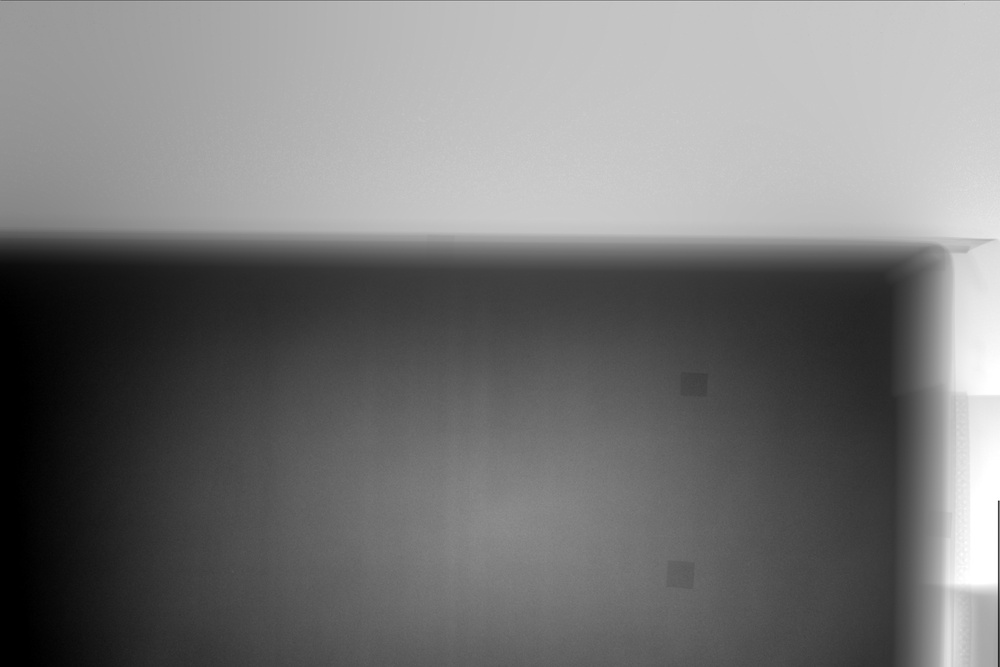
#> input picture image_from_Luminance_HDR.jpg, 1000 x 667 px, shrunk from 3072 x 2048 before the run
$ python -i spatial_frequency_analyzer.py   (imports and definitions only)
#> lines starting #> are read from the running program, lines starting #| are printed output that depends on the picture
# spatial_frequency_analyzer.py
# Core module for image spatial frequency analysis in frequency and spatial domains.

import cv2
import numpy as np
from pathlib import Path
from typing import Tuple, Dict, Any, Union


def load_image_luminance(
    img_path: Union[str, Path],
    log_domain: bool = False,
    eps: float = 1e-6
) -> Tuple[np.ndarray, np.ndarray, Dict[str, Any]]:
    """
    이미지(HDR 또는 LDR)를 읽어와 RGB 배열 및 Rec.709 기준 휘도(Luminance, Y)를 계산합니다.

    Args:
        img_path (Union[str, Path]): 이미지 파일 경로 (.hdr, .exr, .png, .jpg 등)
        log_domain (bool): True일 경우 Log-Luminance ln(Y + eps)를 반환합니다.
        eps (float): Log 계산 시 0으로 나누기 및 log(0) 방지를 위한 미소값.

    Returns:
        Tuple[np.ndarray, np.ndarray, Dict[str, Any]]:
            - img_rgb (np.ndarray): HxWx3 RGB 이미지 배열 (float32)
            - Y (np.ndarray): HxW 2D 휘도 또는 로그 휘도 배열 (float32)
            - meta (Dict[str, Any]): 이미지 메타정보 (파일명, 크기, 동적범위 등)
    """
    img_path = Path(img_path)
    if not img_path.exists():
        raise FileNotFoundError(f"이미지 파일을 찾을 수 없습니다: {img_path}")

    img = cv2.imread(str(img_path), cv2.IMREAD_ANYCOLOR | cv2.IMREAD_ANYDEPTH)
    if img is None:
        raise ValueError(f"이미지 읽기 실패: {img_path}")

    # 채널 처리 (그레이스케일인 경우 RGB 확장)
    if img.ndim == 2:
        img_rgb = np.stack([img, img, img], axis=-1).astype(np.float32)
    elif img.shape[2] == 4:
        img_rgb = cv2.cvtColor(img[:, :, :3], cv2.COLOR_BGR2RGB).astype(np.float32)
    else:
        img_rgb = cv2.cvtColor(img, cv2.COLOR_BGR2RGB).astype(np.float32)

    # Rec.709 표준 Luminance (Y = 0.2126 R + 0.7152 G + 0.0722 B)
    R, G, B = img_rgb[:, :, 0], img_rgb[:, :, 1], img_rgb[:, :, 2]
    Y_raw = 0.2126 * R + 0.7152 * G + 0.0722 * B

    min_val, max_val = float(np.min(Y_raw)), float(np.max(Y_raw))

    if log_domain:
        Y_processed = np.log(np.maximum(Y_raw, 0) + eps)
    else:
        Y_processed = Y_raw.copy()

    meta = {
        "filename": img_path.name,
        "path": str(img_path),
        "height": Y_raw.shape[0],
        "width": Y_raw.shape[1],
        "min_val": min_val,
        "max_val": max_val,
        "dynamic_range_db": float(20 * np.log10((max_val + eps) / (min_val + eps))) if max_val > min_val else 0.0,
        "log_domain": log_domain
    }

    return img_rgb, Y_processed.astype(np.float32), meta


def compute_fft_2d(luminance: np.ndarray) -> Dict[str, Any]:
    """
    2D Fast Fourier Transform(FFT)을 수행하고 진폭 및 위상 스펙트럼을 산출합니다.

    Args:
        luminance (np.ndarray): HxW 2D 휘도 이미지 배열

    Returns:
        Dict[str, Any]:
            - F_shift (np.ndarray): 0Hz 주파수가 중앙에 배치된 2D 복소 FFT 배열
            - magnitude_spectrum (np.ndarray): 시각화용 Log Magnitude 스펙트럼 log(1 + |F|)
            - magnitude_db (np.ndarray): dB 스케일 Magnitude 스펙트럼 20*log10(|F| + 1e-9)
            - phase_spectrum (np.ndarray): 위상 스펙트럼 (radians)
            - power_spectrum (np.ndarray): 2D Power Spectrum |F|^2
    """
    h, w = luminance.shape
    F = np.fft.fft2(luminance)
    F_shift = np.fft.fftshift(F)

    abs_F = np.abs(F_shift)
    magnitude_spectrum = np.log1p(abs_F)
    magnitude_db = 20 * np.log10(abs_F + 1e-9)
    phase_spectrum = np.angle(F_shift)
    power_spectrum = abs_F ** 2

    return {
        "F_shift": F_shift,
        "magnitude_spectrum": magnitude_spectrum,
        "magnitude_db": magnitude_db,
        "phase_spectrum": phase_spectrum,
        "power_spectrum": power_spectrum
    }


def compute_radial_psd(
    power_spectrum: np.ndarray,
    num_bins: int = 100
) -> Dict[str, Any]:
    """
    2D Power Spectrum을 동심원 반경(Radial) 방향으로 평균화하여 1D Radial Power Spectral Density (RPSD)를 계산하고,
    자연 이미지의 주파수 쇠퇴 특성 1/f^alpha (Power-law slope)를 피팅합니다.

    Args:
        power_spectrum (np.ndarray): HxW 2D Power Spectrum 배열 (|F_shift|^2)
        num_bins (int): 반경 분할 구간(Bin) 개수

    Returns:
        Dict[str, Any]:
            - freqs (np.ndarray): 정규화된 공간 주파수 배열 [0, 0.5] (cycles/pixel)
            - psd_1d (np.ndarray): 각 주파수 대역별 평균 1D PSD 값
            - slope_alpha (float): 1/f^alpha 형태의 피팅 쇠퇴 지수 alpha (양수)
            - fit_r2 (float): 선형 피팅의 결정계수 R^2
            - fit_line (np.ndarray): 피팅된 1D PSD 추세선 (Log scale 상)
    """
    h, w = power_spectrum.shape
    cy, cx = (h - 1) / 2.0, (w - 1) / 2.0

    y_indices, x_indices = np.indices((h, w))
    r_matrix = np.sqrt((y_indices - cy) ** 2 + (x_indices - cx) ** 2)

    # 주파수 반경의 최대 범위 (나이퀴스트 주파수 0.5 cycles/pixel에 해당)
    r_max = min(cy, cx)
    if r_max <= 0:
        r_max = max(cy, cx)

    bin_edges = np.linspace(0, r_max, num_bins + 1)
    bin_centers = (bin_edges[:-1] + bin_edges[1:]) / 2.0

    psd_1d = np.zeros(num_bins, dtype=np.float64)

    for i in range(num_bins):
        mask = (r_matrix >= bin_edges[i]) & (r_matrix < bin_edges[i + 1])
        if np.any(mask):
            psd_1d[i] = np.mean(power_spectrum[mask])
        else:
            psd_1d[i] = 0.0

    # cycles / pixel 단위 공간 주파수 (최대 0.5)
    freqs = (bin_centers / r_max) * 0.5

    # 1/f^alpha 로그 피팅 (DC성분 극저주파 f < 0.02 및 psd=0 제외)
    valid_mask = (freqs >= 0.02) & (freqs <= 0.45) & (psd_1d > 1e-12)

    slope_alpha = 0.0
    fit_r2 = 0.0
    fit_line = np.zeros_like(psd_1d)

    if np.sum(valid_mask) > 3:
        log_f = np.log10(freqs[valid_mask])
        log_psd = np.log10(psd_1d[valid_mask])

        # log(PSD) = -alpha * log(f) + c
        poly = np.polyfit(log_f, log_psd, 1)
        slope_alpha = float(-poly[0])  # alpha값 (양수로 표현)

        # R^2 계산
        log_psd_pred = poly[0] * log_f + poly[1]
        ss_res = np.sum((log_psd - log_psd_pred) ** 2)
        ss_tot = np.sum((log_psd - np.mean(log_psd)) ** 2)
        fit_r2 = float(1.0 - (ss_res / (ss_tot + 1e-9)))

        # 전체 구간 추세선 생성
        log_f_all = np.log10(np.maximum(freqs, 1e-6))
        fit_line = 10 ** (poly[0] * log_f_all + poly[1])

    return {
        "freqs": freqs,
        "psd_1d": psd_1d,
        "slope_alpha": slope_alpha,
        "fit_r2": fit_r2,
        "fit_line": fit_line
    }


def decompose_frequency_bands(
    luminance: np.ndarray,
    F_shift: np.ndarray = None,
    sigma_low: float = 0.05,
    sigma_high: float = 0.20
) -> Dict[str, Any]:
    """
    2D 주파수 영역에서 가우시안 대역 필터를 적용하여 이미지를 저주파(LF), 중주파(MF), 고주파(HF)로 분해합니다.

    Args:
        luminance (np.ndarray): HxW 2D 휘도 이미지
        F_shift (np.ndarray): 0Hz가 중심인 2D Complex FFT 배열 (없으면 자동 계산)
        sigma_low (float): 저주파 커트오프 비율 (0 ~ 0.5 cycles/pixel)
        sigma_high (float): 고주파 커트오프 비율 (0 ~ 0.5 cycles/pixel)

    Returns:
        Dict[str, Any]:
            - lf_image (np.ndarray): 저주파 서브 이미지
            - mf_image (np.ndarray): 중주파 서브 이미지
            - hf_image (np.ndarray): 고주파 서브 이미지
            - energy_pct (Dict[str, float]): 대역별 전력 에너지 비중 {'low': %, 'mid': %, 'high': %}
    """
    h, w = luminance.shape
    if F_shift is None:
        F_shift = np.fft.fftshift(np.fft.fft2(luminance))

    cy, cx = (h - 1) / 2.0, (w - 1) / 2.0
    y_idx, x_idx = np.indices((h, w))

    r_norm = np.sqrt(((y_idx - cy) / max(cy, 1)) ** 2 + ((x_idx - cx) / max(cx, 1)) ** 2) * 0.5

    # 가우시안 주파수 필터
    H_low = np.exp(- (r_norm ** 2) / (2 * (sigma_low ** 2)))
    H_high = 1.0 - np.exp(- (r_norm ** 2) / (2 * (sigma_high ** 2)))
    H_mid = np.clip(1.0 - H_low - H_high, 0.0, 1.0)

    # 주파수 마스킹 및 역 FFT
    F_lf = F_shift * H_low
    F_mf = F_shift * H_mid
    F_hf = F_shift * H_high

    lf_img = np.real(np.fft.ifft2(np.fft.ifftshift(F_lf)))
    mf_img = np.real(np.fft.ifft2(np.fft.ifftshift(F_mf)))
    hf_img = np.real(np.fft.ifft2(np.fft.ifftshift(F_hf)))

    # 대역별 에너지 계산 (|F|^2 총합)
    E_lf = np.sum(np.abs(F_lf) ** 2)
    E_mf = np.sum(np.abs(F_mf) ** 2)
    E_hf = np.sum(np.abs(F_hf) ** 2)
    E_total = E_lf + E_mf + E_hf + 1e-9

    energy_pct = {
        "low": float(E_lf / E_total * 100.0),
        "mid": float(E_mf / E_total * 100.0),
        "high": float(E_hf / E_total * 100.0)
    }

    return {
        "lf_image": lf_img,
        "mf_image": mf_img,
        "hf_image": hf_img,
        "energy_pct": energy_pct,
        "sigma_low": sigma_low,
        "sigma_high": sigma_high
    }


def compute_spatial_frequency_map(luminance: np.ndarray) -> Dict[str, Any]:
    """
    공간 도메인에서 픽셀 단위 Row Frequency(RF) 및 Column Frequency(CF) 변화율을 바탕으로
    국소 공간 주파수(Spatial Frequency, SF) 히트맵과 단일 SF 평가 지표를 산출합니다.
    SF(x, y) = sqrt(RF(x, y)^2 + CF(x, y)^2)

    Args:
        luminance (np.ndarray): HxW 2D 휘도 이미지

    Returns:
        Dict[str, Any]:
            - sf_map (np.ndarray): HxW 국소 공간 주파수 히트맵
            - sf_index (float): 전체 이미지의 공간 주파수 통합 평가 지표 (RMS SF)
            - rf_mean (float): 평균 Row Frequency
            - cf_mean (float): 평균 Column Frequency
    """
    h, w = luminance.shape
    RF = np.zeros_like(luminance, dtype=np.float32)
    CF = np.zeros_like(luminance, dtype=np.float32)

    # Row Frequency: RF(i, j) = |I(i, j) - I(i, j-1)|
    RF[:, 1:] = np.abs(luminance[:, 1:] - luminance[:, :-1])

    # Column Frequency: CF(i, j) = |I(i, j) - I(i-1, j)|
    CF[1:, :] = np.abs(luminance[1:, :] - luminance[:-1, :])

    # Local Spatial Frequency map
    SF_map = np.sqrt(RF ** 2 + CF ** 2)

    # Overall Spatial Frequency Index (RMS metric)
    sf_index = float(np.sqrt(np.mean(RF ** 2 + CF ** 2)))
    rf_mean = float(np.mean(RF))
    cf_mean = float(np.mean(CF))

    return {
        "sf_map": SF_map,
        "sf_index": sf_index,
        "rf_mean": rf_mean,
        "cf_mean": cf_mean,
        "rf_map": RF,
        "cf_map": CF
    }


def analyze_spatial_frequency(
    img_path: Union[str, Path],
    log_domain: bool = True,
    num_bins: int = 100
) -> Dict[str, Any]:
    """
    이미지 로드부터 2D FFT, 1D Radial PSD, 3대역 주파수 분해, 공간 주파수 히트맵 산출까지
    모든 공간 주파수 분석 프로세스를 일괄 수행합니다.

    Args:
        img_path (Union[str, Path]): 이미지 경로
        log_domain (bool): HDR 로그 도메인 적용 여부
        num_bins (int): 1D Radial PSD 분할 수

    Returns:
        Dict[str, Any]: 통합 분석 결과 딕셔너리
    """
    img_rgb, Y, meta = load_image_luminance(img_path, log_domain=log_domain)
#> in load_image_luminance, img is the input picture: shape (667, 1000, 3); min 0, max 255, mean 118.5
#> in load_image_luminance, `min_val, max_val = float(np.min(Y_raw)), float(np.max(Y_raw))`: min_val = 0; max_val = 255
#> in load_image_luminance, `Y_processed = np.log(np.maximum(Y_raw, 0) + eps)`:
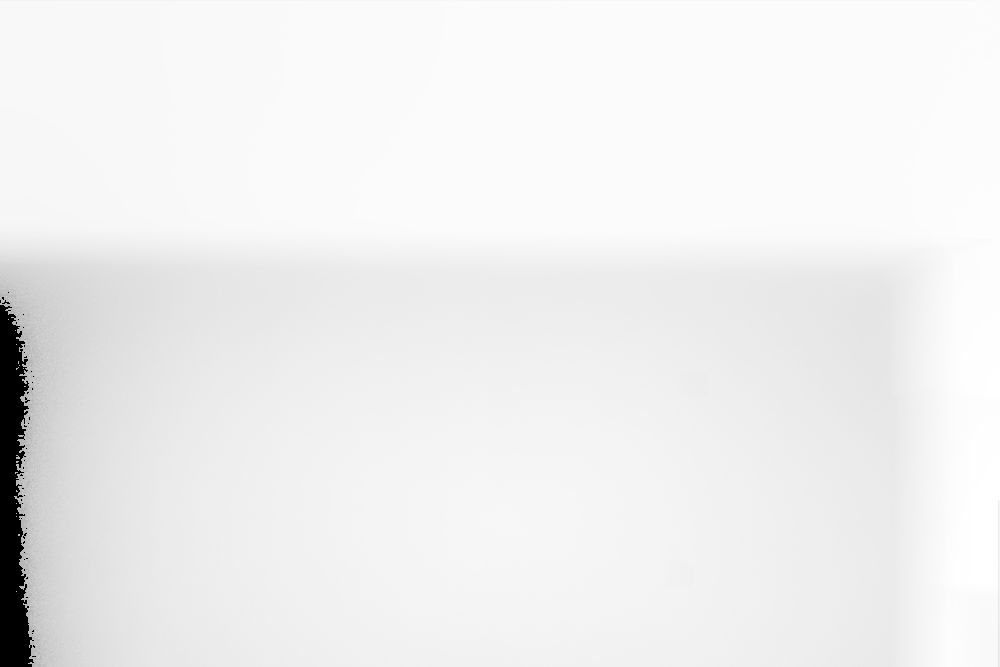
#> Y_processed: shape (667, 1000) float32; min -13.82, max 5.54, mean 4.35; drawn with min black and max white
#> meta = 8 items
    fft_results = compute_fft_2d(Y)
#> in compute_fft_2d, `magnitude_spectrum = np.log1p(abs_F)`:
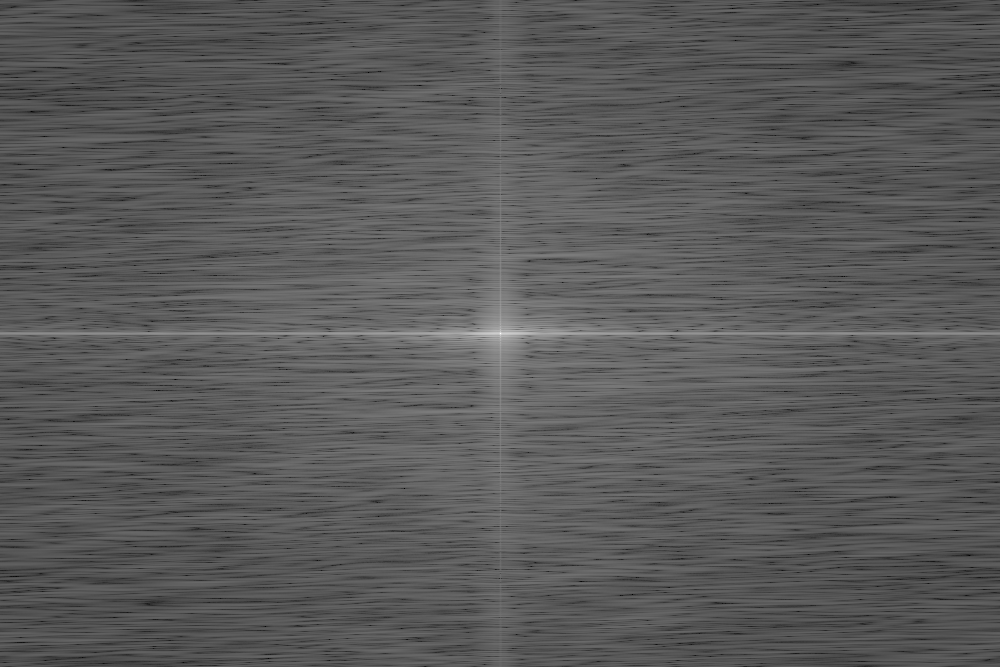
#> magnitude_spectrum: shape (667, 1000) float64; min 0.226, max 14.88, mean 5.4; drawn with min black and max white
#> in compute_fft_2d, `phase_spectrum = np.angle(F_shift)`:
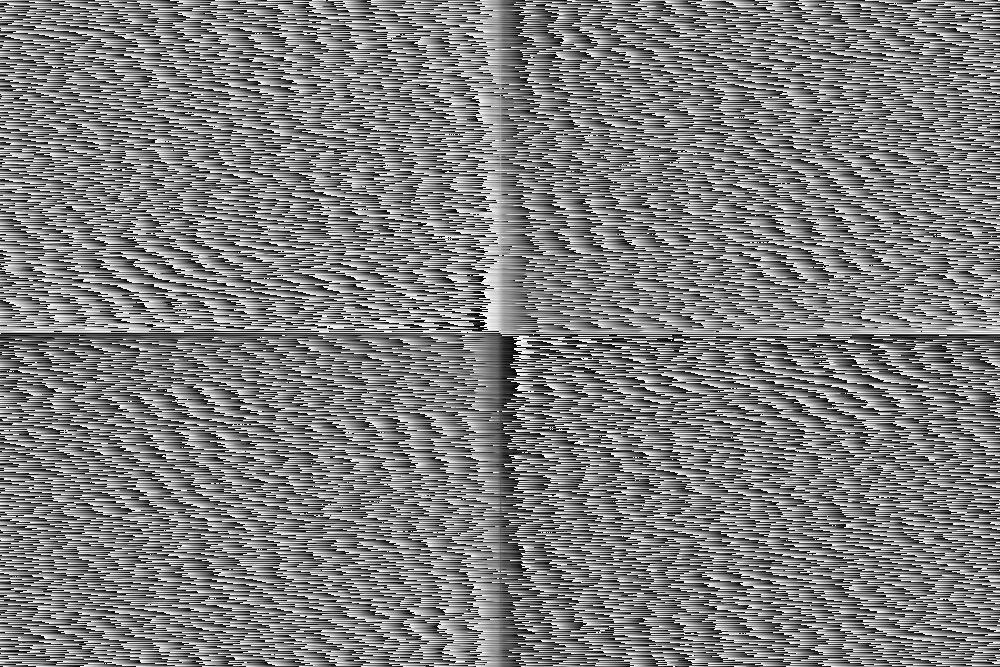
#> phase_spectrum: shape (667, 1000) float64; min -3.14, max 3.14, mean 4.71e-06; drawn with min black and max white
#> fft_results = 5 items
    psd_results = compute_radial_psd(fft_results["power_spectrum"], num_bins=num_bins)
#> after the loop in compute_radial_psd, `for i in range(num_bins):`: psd_1d = 100 values, max 2.63e+11 at index 0, min 87172.6 at index 97, mean 2.71e+09
#> in compute_radial_psd, `log_f = np.log10(freqs[valid_mask])`: log_f = 86 values from -1.65 to -0.349
#> in compute_radial_psd, `log_psd = np.log10(psd_1d[valid_mask])`: log_psd = 86 values, max 8.79 at index 0, min 5.05 at index 83, mean 5.92
#> in compute_radial_psd, `poly = np.polyfit(log_f, log_psd, 1)`: poly = [-2.58, 4.07]
#> in compute_radial_psd, `slope_alpha = float(-poly[0])`: slope_alpha = 2.58
#> in compute_radial_psd, `log_psd_pred = poly[0] * log_f + poly[1]`: log_psd_pred = 86 values, max 8.32 at index 0, min 4.97 at index 85, mean 5.92
#> in compute_radial_psd, `ss_res = np.sum((log_psd - log_psd_pred) ** 2)`: ss_res = 1.38
#> in compute_radial_psd, `ss_tot = np.sum((log_psd - np.mean(log_psd)) ** 2)`: ss_tot = 58.15
#> in compute_radial_psd, `fit_r2 = float(1.0 - (ss_res / (ss_tot + 1e-9)))`: fit_r2 = 0.976
#> in compute_radial_psd, `fit_line = 10 ** (poly[0] * log_f_all + poly[1])`: fit_line = 100 values, max 5.95e+10 at index 0, min 71378.3 at index 99, mean 650790083.8
#> psd_results = 5 items
    band_results = decompose_frequency_bands(Y, F_shift=fft_results["F_shift"])
#> in decompose_frequency_bands, `mf_img = np.real(np.fft.ifft2(np.fft.ifftshift(F_mf)))`:
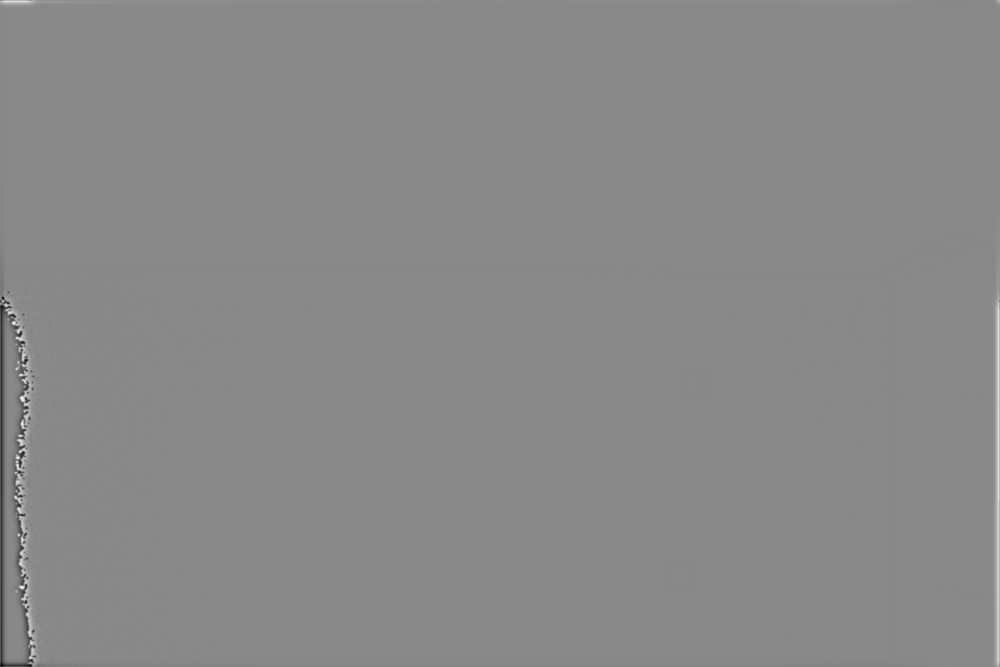
#> mf_img: shape (667, 1000) float64; min -9.26, max 8.07, mean 0.000204; drawn with min black and max white
#> in decompose_frequency_bands, `E_lf = np.sum(np.abs(F_lf) ** 2)`: E_lf = 1.02e+13
#> in decompose_frequency_bands, `E_mf = np.sum(np.abs(F_mf) ** 2)`: E_mf = 5.96e+10
#> in decompose_frequency_bands, `E_hf = np.sum(np.abs(F_hf) ** 2)`: E_hf = 3.9e+10
#> in decompose_frequency_bands, `E_total = E_lf + E_mf + E_hf + 1e-9`: E_total = 1.03e+13
#> in decompose_frequency_bands, `energy_pct = { "low": float(E_lf / E_total * 100.0), "mid": float(E_mf..`: energy_pct = {'low': 99.05, 'mid': 0.576, 'high': 0.377}
#> band_results = 6 items
    sf_results = compute_spatial_frequency_map(Y)
#> in compute_spatial_frequency_map, `RF[:, 1:] = np.abs(luminance[:, 1:] - luminance[:, :-1])`:
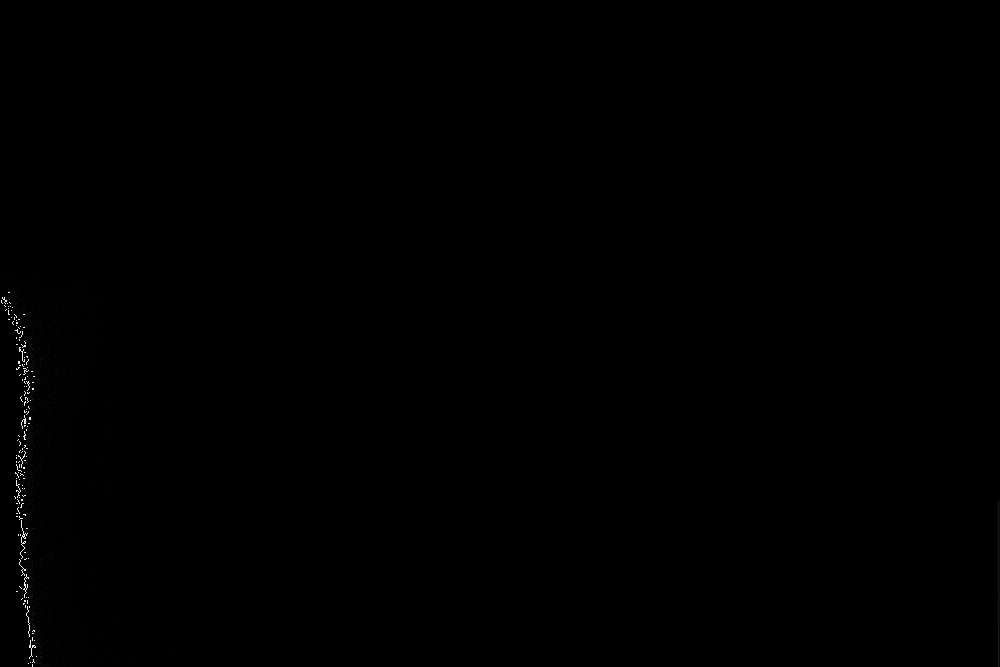
#> RF: shape (667, 1000) float32; min 0, max 14.91, mean 0.0285; drawn with min black and max white
#> in compute_spatial_frequency_map, `sf_index = float(np.sqrt(np.mean(RF ** 2 + CF ** 2)))`: sf_index = 0.635
#> in compute_spatial_frequency_map, `rf_mean = float(np.mean(RF))`: rf_mean = 0.0285
#> in compute_spatial_frequency_map, `cf_mean = float(np.mean(CF))`: cf_mean = 0.0289
#> sf_results = 6 items

    return {
        "img_rgb": img_rgb,
        "luminance": Y,
        "meta": meta,
        "fft": fft_results,
        "psd": psd_results,
        "bands": band_results,
        "sf": sf_results
    }

>>> result = analyze_spatial_frequency('../../../../../image_from_Luminance_HDR.jpg')
#> result = 7 items
